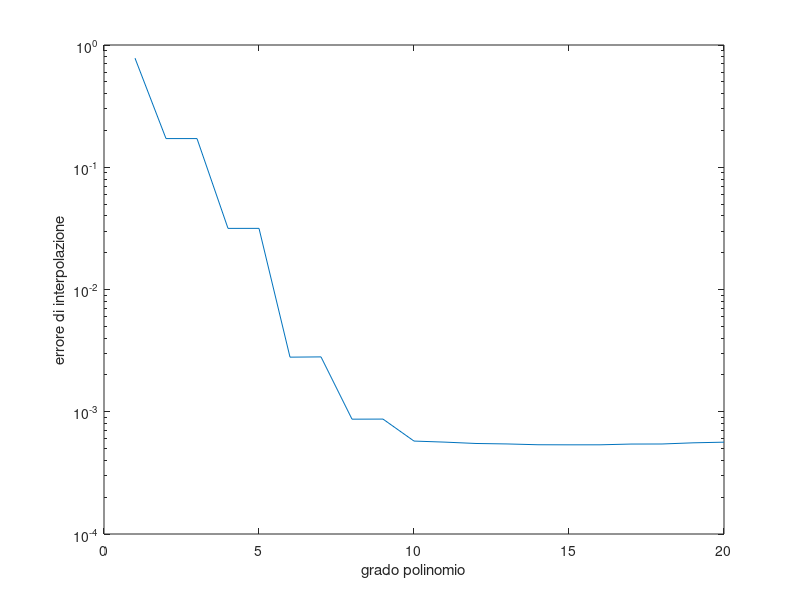

This figure's MATLAB source:
f = @(x)(cos((pi*x.^2)/2));
fpert = @(x)(f(x) + 10^(-3)*rand(size(x)));
xi = -1 + 2*(0:10^4)/10^4;
fxi = f(xi);
fpi = fpert(xi);
errors=zeros(1, 20);
for m = 1:20
    a = polyfit(xi, fpi, m);
    y = polyval(a,xi);
    errors(m) = max(abs(y-fxi));
end
semilogy(errors);

xlabel('grado polinomio');
ylabel('errore di interpolazione');
